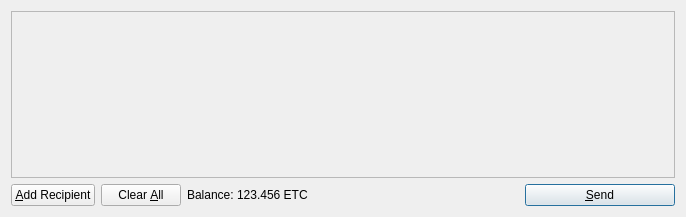
<?xml version="1.0" encoding="UTF-8"?>
<ui version="4.0">
 <class>SendCoinsDialog</class>
 <widget class="QDialog" name="SendCoinsDialog">
  <property name="geometry">
   <rect>
    <x>0</x>
    <y>0</y>
    <width>686</width>
    <height>217</height>
   </rect>
  </property>
  <property name="windowTitle">
   <string>Send Coins</string>
  </property>
  <layout class="QVBoxLayout" name="verticalLayout">
   <item>
    <widget class="QScrollArea" name="scrollArea">
     <property name="widgetResizable">
      <bool>true</bool>
     </property>
     <widget class="QWidget" name="scrollAreaWidgetContents">
      <property name="geometry">
       <rect>
        <x>0</x>
        <y>0</y>
        <width>666</width>
        <height>165</height>
       </rect>
      </property>
      <layout class="QVBoxLayout" name="verticalLayout_2">
       <property name="margin">
        <number>0</number>
       </property>
       <item>
        <layout class="QVBoxLayout" name="entries">
         <property name="spacing">
          <number>6</number>
         </property>
        </layout>
       </item>
       <item>
        <spacer name="verticalSpacer">
         <property name="orientation">
          <enum>Qt::Vertical</enum>
         </property>
         <property name="sizeHint" stdset="0">
          <size>
           <width>20</width>
           <height>40</height>
          </size>
         </property>
        </spacer>
       </item>
      </layout>
     </widget>
    </widget>
   </item>
   <item>
    <layout class="QHBoxLayout" name="horizontalLayout">
     <item>
      <widget class="QPushButton" name="addButton">
       <property name="toolTip">
        <string>Send to multiple recipients at once</string>
       </property>
       <property name="text">
        <string>&amp;Add Recipient</string>
       </property>
       <property name="icon">
        <iconset resource="../bitcoin.qrc">
         <normaloff>:/icons/add</normaloff>:/icons/add</iconset>
       </property>
       <property name="autoDefault">
        <bool>false</bool>
       </property>
      </widget>
     </item>
     <item>
      <widget class="QPushButton" name="clearButton">
       <property name="sizePolicy">
        <sizepolicy hsizetype="Minimum" vsizetype="Fixed">
         <horstretch>0</horstretch>
         <verstretch>0</verstretch>
        </sizepolicy>
       </property>
       <property name="toolTip">
        <string>Remove all transaction fields</string>
       </property>
       <property name="text">
        <string>Clear &amp;All</string>
       </property>
       <property name="icon">
        <iconset resource="../bitcoin.qrc">
         <normaloff>:/icons/remove</normaloff>:/icons/remove</iconset>
       </property>
       <property name="autoRepeatDelay">
        <number>300</number>
       </property>
       <property name="autoDefault">
        <bool>false</bool>
       </property>
      </widget>
     </item>
     <item>
      <layout class="QHBoxLayout" name="horizontalLayout_2">
       <property name="spacing">
        <number>3</number>
       </property>
       <item>
        <widget class="QLabel" name="label">
         <property name="text">
          <string>Balance:</string>
         </property>
        </widget>
       </item>
       <item>
        <widget class="QLabel" name="labelBalance">
         <property name="cursor">
          <cursorShape>IBeamCursor</cursorShape>
         </property>
         <property name="text">
          <string>123.456 ETC</string>
         </property>
         <property name="textInteractionFlags">
          <set>Qt::LinksAccessibleByMouse|Qt::TextSelectableByKeyboard|Qt::TextSelectableByMouse</set>
         </property>
        </widget>
       </item>
      </layout>
     </item>
     <item>
      <spacer name="horizontalSpacer">
       <property name="orientation">
        <enum>Qt::Horizontal</enum>
       </property>
       <property name="sizeHint" stdset="0">
        <size>
         <width>40</width>
         <height>20</height>
        </size>
       </property>
      </spacer>
     </item>
     <item>
      <widget class="QPushButton" name="sendButton">
       <property name="minimumSize">
        <size>
         <width>150</width>
         <height>0</height>
        </size>
       </property>
       <property name="toolTip">
        <string>Confirm the send action</string>
       </property>
       <property name="text">
        <string>&amp;Send</string>
       </property>
       <property name="icon">
        <iconset resource="../bitcoin.qrc">
         <normaloff>:/icons/send</normaloff>:/icons/send</iconset>
       </property>
       <property name="default">
        <bool>true</bool>
       </property>
      </widget>
     </item>
    </layout>
   </item>
  </layout>
 </widget>
 <resources>
  <include location="../bitcoin.qrc"/>
 </resources>
 <connections/>
</ui>
